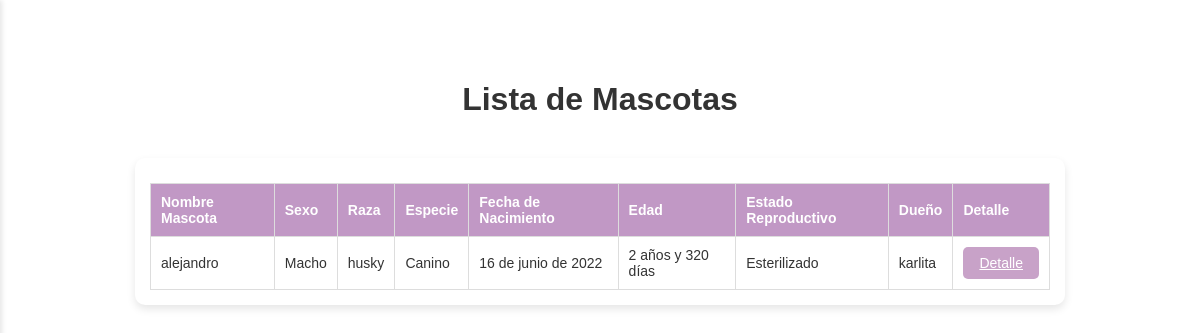
Before: /ver_mascotas/ (signed in) with the older database file.
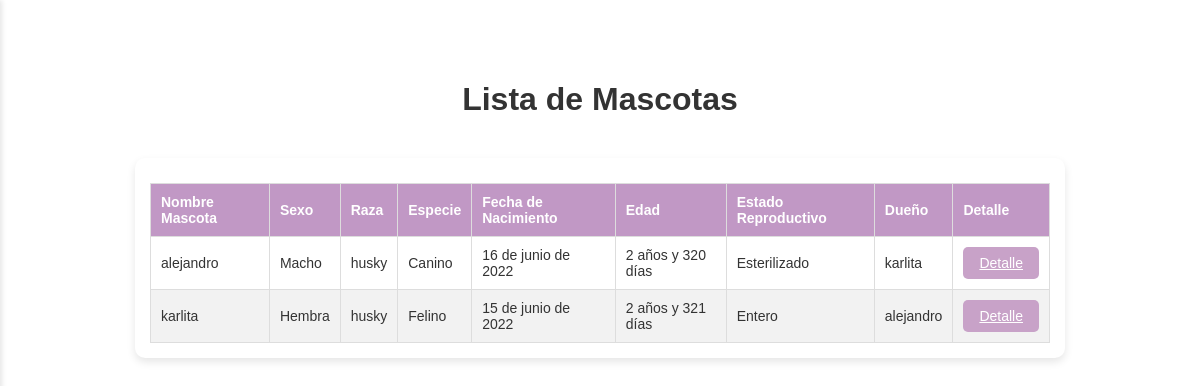
After: the same page with the newer database file.
### vetapp/models.py (models this page shows, shortened)
class Mascota(models.Model):
    SEXO_CHOICES = [
        ('Macho', 'Macho'),
        ('Hembra', 'Hembra'),
    ]
    ESPECIE_CHOICES = [
        ('Canino', 'Canino'),
        ('Felino', 'Felino'),
        ('Otro', 'Otro'),
    ]
    ESTADO_REPRODUCTIVO_CHOICES = [
        ('Entero', 'Entero'),
        ('Esterilizado', 'Esterilizado'),
    ]
    id_mascota = models.AutoField(primary_key=True)
    cliente = models.ForeignKey(Cliente, on_delete=models.CASCADE, related_name='mascotas')
    nombre = models.CharField(max_length=100)
    sexo = models.CharField(max_length=10, choices=SEXO_CHOICES)
    raza = models.CharField(max_length=100)
    especie = models.CharField(max_length=20, choices=ESPECIE_CHOICES)
    fecha_nacimiento = models.DateField()
    estado_reproductivo = models.CharField(max_length=15, choices=ESTADO_REPRODUCTIVO_CHOICES)
    def calcular_edad_completa(self):
        today = date.today()
        dias_totales = (today - self.fecha_nacimiento).days
        años = dias_totales // 365
        dias = dias_totales % 365
        años_texto = f"{años} año" if años == 1 else f"{años} años"
        dias_texto = f"{dias} día" if dias == 1 else f"{dias} días"
        return f"{años_texto} y {dias_texto}"
    edad = property(calcular_edad_completa)

class Cliente(models.Model):
    id_cliente = models.AutoField(primary_key=True)
    numero = models.CharField(max_length=20)
    mascota = models.CharField(max_length=100)  # Solo como dato de referencia rápida
    correo = models.EmailField()
    direccion = models.CharField(max_length=200)
    rut = models.CharField(max_length=12)
    nombre = models.CharField(max_length=100)

### vetapp/views.py (the view)
# urls.py: path('ver_mascotas/', views.ver_mascota, name='ver_mascotas'),
@login_required
def ver_mascota(request):
    mascotas = Mascota.objects.all()
    return render(request, 'vetapp/ver_mascotas.html', {'mascotas': mascotas})

### vetapp/templates/vetapp/ver_mascotas.html (shortened to what this page needs)
{% load static %}
<!DOCTYPE html>
<html lang="es">
<head>
    <link rel="stylesheet" href="{% static 'css/style.css' %}">
</head>
<body>
    <div class="home-container">
        <h1 class="ver-cliente-h1">Lista de Mascotas</h1>
        <div class="tabla-container">
            <table class="ver-cliente-table">
                <thead>
                    <tr class="ver-cliente-tr">
                        <th class="ver-cliente-th">Nombre Mascota</th>
                        <th class="ver-cliente-th">Sexo</th>
                        <th class="ver-cliente-th">Raza</th>
                        <th class="ver-cliente-th">Especie</th>
                        <th class="ver-cliente-th">Fecha de Nacimiento</th>
                        <th class="ver-cliente-th">Edad</th>
                        <th class="ver-cliente-th">Estado Reproductivo</th>
                        <th class="ver-cliente-th">Dueño</th>
                        <th class="ver-cliente-th">Detalle</th>
                    </tr>
                </thead>
                <tbody>
                    {% for mascota in mascotas %}
                    <tr class="ver-cliente-tr">
                        <td class="ver-cliente-td">{{ mascota.nombre }}</td>
                        <td class="ver-cliente-td">{{ mascota.sexo }}</td>
                        <td class="ver-cliente-td">{{ mascota.raza }}</td>
                        <td class="ver-cliente-td">{{ mascota.especie }}</td>
                        <td class="ver-cliente-td">{{ mascota.fecha_nacimiento }}</td>
                        <td class="ver-cliente-td">{{ mascota.edad }}</td>
                        <td class="ver-cliente-td">{{ mascota.estado_reproductivo }}</td>
                        <td class="ver-cliente-td">{{ mascota.cliente.nombre }}</td>
                        <td class="ver-cliente-td">
                            <a href="{% url 'ver_fichas_mascota' mascota.id_mascota %}" class="detalle-btn">Detalle</a>
                        </td>
                    </tr>
                    {% empty %}
                    <tr class="ver-cliente-tr">
                        <td class="ver-cliente-td" colspan="9">No hay mascotas registradas.</td>
                    </tr>
                    {% endfor %}
                </tbody>
            </table>
        </div>
    </div>
</body>
</html>

Changed rows visible on the page:
added Mascota: nombre "karlita", sexo "Hembra", raza "husky", especie "Felino", fecha_nacimiento "15 de junio de 2022", edad "2 años y 321 días", estado_reproductivo "Entero", cliente.nombre "alejandro"
